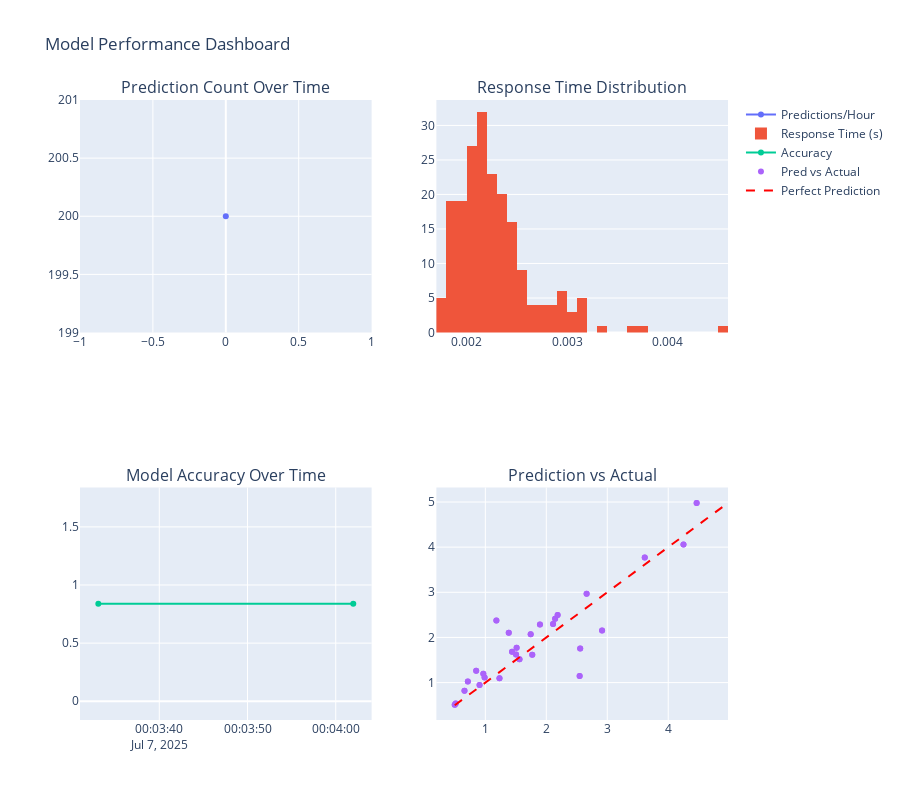
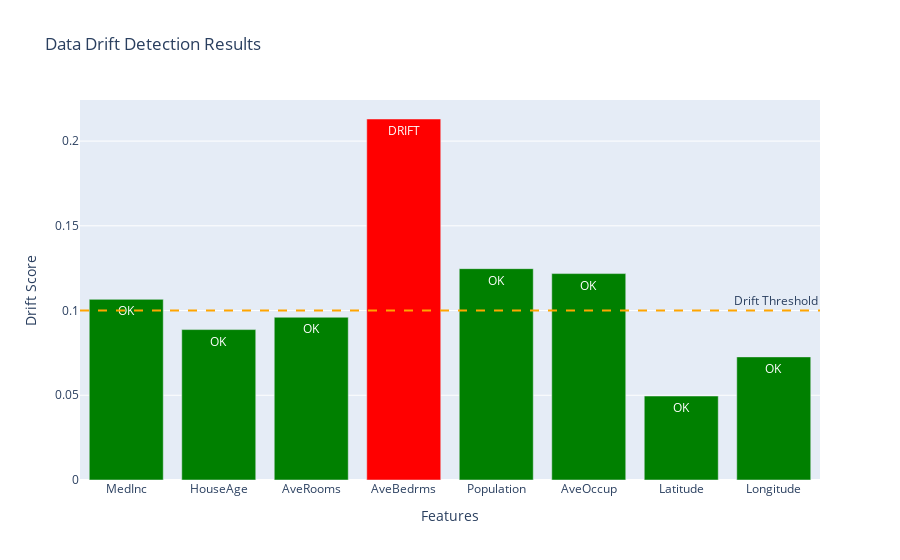
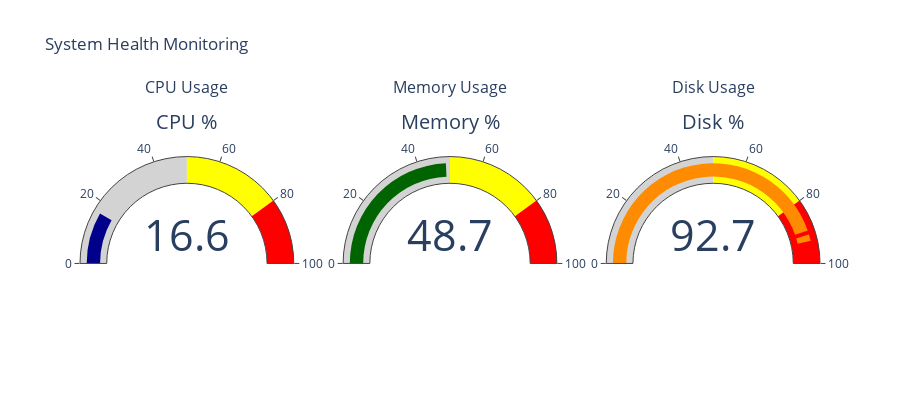

Notebook code for these charts, in order:
### Code cell
# 🚀 Comprehensive Model Monitoring Demo

print("🚀 Model Monitoring Demo Başlıyor...")
print("=" * 60)

# 1. Model hazırlama ve eğitme
print("\n📊 1. Model Hazırlama ve Eğitme")
print("-" * 30)

# Model eğit
model = RandomForestRegressor(n_estimators=100, random_state=42)
model.fit(X_train, y_train)

# Test performansı
y_pred = model.predict(X_test)
baseline_accuracy = r2_score(y_test, y_pred)
baseline_mse = mean_squared_error(y_test, y_pred)

print(f"✅ Model eğitildi!")
print(f"📈 Baseline R² Score: {baseline_accuracy:.4f}")
print(f"📈 Baseline MSE: {baseline_mse:.4f}")

# 2. Simulated Production Predictions
print("\n📊 2. Production Tahminleri Simülasyonu")
print("-" * 30)

# Simulated production data (biraz farklı dağılımla)
np.random.seed(123)
production_data = X_test + np.random.normal(0, 0.1, X_test.shape)  # Biraz noise ekle

# Production predictions
production_predictions = []
response_times = []

for i in range(100):  # 100 prediction simüle et
    start_time = time.time()
    
    # Tahmin yap
    sample_data = production_data[i:i+1]
    prediction = model.predict(sample_data)[0]
    
    # Response time hesapla
    response_time = time.time() - start_time
    response_times.append(response_time)
    
    # Bazen gerçek değerler de gelir (delayed feedback)
    actual_value = y_test[i] if np.random.random() > 0.7 else None
    
    # Log prediction
    monitor.log_prediction(
        model_version="v1.0",
        input_data=sample_data[0],
        prediction=prediction,
        actual_value=actual_value,
        response_time=response_time
    )
    
    production_predictions.append(prediction)

print(f"✅ {len(production_predictions)} production prediction logged!")
print(f"⏱️ Avg response time: {np.mean(response_times):.4f}s")

# 3. Model Performance Monitoring
print("\n📊 3. Model Performance Monitoring")
print("-" * 30)

# Current performance hesapla
current_predictions = np.array(production_predictions[:50])  # İlk 50 prediction
current_actuals = y_test[:50]
current_accuracy = r2_score(current_actuals, current_predictions)
current_mse = mean_squared_error(current_actuals, current_predictions)

print(f"📈 Current R² Score: {current_accuracy:.4f}")
print(f"📈 Current MSE: {current_mse:.4f}")

# Performance metrics'leri kaydet
monitor.log_metric("accuracy", current_accuracy, "v1.0")
monitor.log_metric("mse", current_mse, "v1.0")
monitor.log_metric("avg_response_time", np.mean(response_times), "v1.0")

# Performance degradation kontrolü
performance_alert = alerting_system.check_model_performance(
    current_accuracy, baseline_accuracy
)

if performance_alert:
    print("🚨 Performance degradation detected!")
else:
    print("✅ Model performance is stable!")

# 4. Data Drift Detection
print("\n📊 4. Data Drift Detection")
print("-" * 30)

# Drift detection yap
drift_results_ks = drift_detector.detect_drift_ks_test(production_data[:100])
drift_results_psi = drift_detector.detect_drift_psi(production_data[:100])

print("🔍 KS Test Results:")
drift_features = 0
for feature, result in drift_results_ks.items():
    status = "DRIFT" if result['is_drift'] else "OK"
    print(f"   {feature}: {status} (p-value: {result['p_value']:.4f})")
    if result['is_drift']:
        drift_features += 1

print(f"\n🔍 PSI Results:")
for feature, result in drift_results_psi.items():
    status = "DRIFT" if result['is_drift'] else "OK"
    print(f"   {feature}: {status} (PSI: {result['psi']:.4f})")

# Drift results'ları kaydet
drift_detector.log_drift_results(drift_results_ks, "v1.0", monitor)

# Drift alerts
drift_alerts = alerting_system.check_data_drift(drift_results_ks)
print(f"\n🚨 Drift alerts sent: {len(drift_alerts)}")

# 5. System Health Check
print("\n📊 5. System Health Check")
print("-" * 30)

health_summary = alerting_system.run_health_check()

# 6. Dashboard Creation
print("\n📊 6. Dashboard Creation")
print("-" * 30)

# Performance dashboard
print("📈 Creating performance dashboard...")
try:
    perf_dashboard = dashboard.create_performance_dashboard()
    print("✅ Performance dashboard created!")
except Exception as e:
    print(f"⚠️ Dashboard creation failed: {e}")

# Drift dashboard
print("📈 Creating drift dashboard...")
try:
    drift_dashboard = dashboard.create_drift_dashboard(drift_results_ks)
    print("✅ Drift dashboard created!")
except Exception as e:
    print(f"⚠️ Drift dashboard creation failed: {e}")

# System health dashboard
print("📈 Creating system health dashboard...")
try:
    health_dashboard = dashboard.create_system_health_dashboard()
    print("✅ System health dashboard created!")
except Exception as e:
    print(f"⚠️ System health dashboard creation failed: {e}")

# 7. Monitoring Report
print("\n📊 7. Monitoring Report")
print("-" * 30)

dashboard.generate_monitoring_report()

# 8. Drift Visualization
print("\n📊 8. Drift Visualization")
print("-" * 30)

print("📈 Creating drift visualizations...")
try:
    # İlk feature için drift görselleştirme
    drift_detector.visualize_drift(production_data[:100], feature_idx=0)
    print("✅ Drift visualization created!")
except Exception as e:
    print(f"⚠️ Drift visualization failed: {e}")

print("\n" + "=" * 60)
print("🎉 Model Monitoring Demo Tamamlandı!")
print("=" * 60)

# Final summary
print(f"\n📊 FINAL SUMMARY:")
print(f"   • Model Predictions: {len(production_predictions)}")
print(f"   • Baseline Accuracy: {baseline_accuracy:.4f}")
print(f"   • Current Accuracy: {current_accuracy:.4f}")
print(f"   • Features with Drift: {drift_features}")
print(f"   • Total Alerts: {health_summary['total_alerts']}")
print(f"   • High Severity Alerts: {health_summary['high_severity']}")
print(f"   • System Status: {'🟢 HEALTHY' if health_summary['high_severity'] == 0 else '🔴 NEEDS ATTENTION'}")

### Figure 1 — Plotly figure (JSON) as saved in the notebook; plotly's stock layout.template omitted (floating-point values rounded to 4 significant figures; data arrays with more than 128 entries replaced by an {"elided": "..."} marker saying what was removed)
{"data": [{"mode": "lines+markers", "name": "Predictions/Hour", "type": "scatter", "x": [0], "xaxis": "x", "y": [200], "yaxis": "y"}, {"name": "Response Time (s)", "type": "histogram", "x": {"elided": "200 float values"}, "xaxis": "x2", "yaxis": "y2"}, {"mode": "lines+markers", "name": "Accuracy", "type": "scatter", "x": ["2025-07-07T00:04:01.986815", "2025-07-07T00:03:33.091168"], "xaxis": "x3", "y": [0.8388, 0.8388], "yaxis": "y3"}, {"mode": "markers", "name": "Pred vs Actual", "type": "scatter", "x": [1.77, 0.85, 0.498, 2.661, 0.967, 0.658, 1.181, 1.438, 1.896, 1.744, 2.547, 0.988, 2.145, 2.556, 2.111, 2.915, 0.713, 0.905, 1.56, 1.504, 1.384, 3.615, 1.513, 0.514, 4.25, 1.232, 4.466, 2.186, 1.77, 0.85, 0.498, 2.661, 0.967, 0.658, 1.181, 1.438, 1.896, 1.744, 2.547, 0.988, 2.145, 2.556, 2.111, 2.915, 0.713, 0.905, 1.56, 1.504, 1.384, 3.615, 1.513, 0.514, 4.25, 1.232, 4.466, 2.186], "xaxis": "x4", "y": [1.616, 1.262, 0.5119, 2.969, 1.194, 0.8213, 2.375, 1.684, 2.285, 2.068, 1.147, 1.113, 2.411, 1.756, 2.299, 2.151, 1.022, 0.9451, 1.518, 1.624, 2.101, 3.771, 1.77, 0.5345, 4.06, 1.095, 4.98, 2.496, 1.616, 1.262, 0.5119, 2.969, 1.194, 0.8213, 2.375, 1.684, 2.285, 2.068, 1.147, 1.113, 2.411, 1.756, 2.299, 2.151, 1.022, 0.9451, 1.518, 1.624, 2.101, 3.771, 1.77, 0.5345, 4.06, 1.095, 4.98, 2.496], "yaxis": "y4"}, {"line": {"color": "red", "dash": "dash"}, "mode": "lines", "name": "Perfect Prediction", "type": "scatter", "x": [0.498, 4.98], "xaxis": "x4", "y": [0.498, 4.98], "yaxis": "y4"}], "layout": {"annotations": [{"font": {"size": 16}, "showarrow": false, "text": "Prediction Count Over Time", "x": 0.225, "xanchor": "center", "xref": "paper", "y": 1, "yanchor": "bottom", "yref": "paper"}, {"font": {"size": 16}, "showarrow": false, "text": "Response Time Distribution", "x": 0.775, "xanchor": "center", "xref": "paper", "y": 1, "yanchor": "bottom", "yref": "paper"}, {"font": {"size": 16}, "showarrow": false, "text": "Model Accuracy Over Time", "x": 0.225, "xanchor": "center", "xref": "paper", "y": 0.375, "yanchor": "bottom", "yref": "paper"}, {"font": {"size": 16}, "showarrow": false, "text": "Prediction vs Actual", "x": 0.775, "xanchor": "center", "xref": "paper", "y": 0.375, "yanchor": "bottom", "yref": "paper"}], "height": 800, "title": {"text": "Model Performance Dashboard"}, "xaxis": {"anchor": "y", "domain": [0, 0.45]}, "xaxis2": {"anchor": "y2", "domain": [0.55, 1]}, "xaxis3": {"anchor": "y3", "domain": [0, 0.45]}, "xaxis4": {"anchor": "y4", "domain": [0.55, 1]}, "yaxis": {"anchor": "x", "domain": [0.625, 1]}, "yaxis2": {"anchor": "x2", "domain": [0.625, 1]}, "yaxis3": {"anchor": "x3", "domain": [0, 0.375]}, "yaxis4": {"anchor": "x4", "domain": [0, 0.375]}}}

### Figure 2 — Plotly figure (JSON) as saved in the notebook; plotly's stock layout.template omitted (floating-point values rounded to 4 significant figures)
{"data": [{"marker": {"color": ["green", "green", "green", "red", "green", "green", "green", "green"]}, "name": "Drift Score", "text": ["OK", "OK", "OK", "DRIFT", "OK", "OK", "OK", "OK"], "textposition": "auto", "type": "bar", "x": ["MedInc", "HouseAge", "AveRooms", "AveBedrms", "Population", "AveOccup", "Latitude", "Longitude"], "y": [0.1066, 0.08876, 0.09605, 0.213, 0.1247, 0.1218, 0.04955, 0.07266]}], "layout": {"annotations": [{"showarrow": false, "text": "Drift Threshold", "x": 1, "xanchor": "right", "xref": "x domain", "y": 0.1, "yanchor": "bottom", "yref": "y"}], "shapes": [{"line": {"color": "orange", "dash": "dash"}, "type": "line", "x0": 0, "x1": 1, "xref": "x domain", "y0": 0.1, "y1": 0.1, "yref": "y"}], "showlegend": false, "title": {"text": "Data Drift Detection Results"}, "xaxis": {"title": {"text": "Features"}}, "yaxis": {"title": {"text": "Drift Score"}}}}

### Figure 3 — Plotly figure (JSON) as saved in the notebook; plotly's stock layout.template omitted (floating-point values rounded to 4 significant figures)
{"data": [{"domain": {"x": [0, 0.2889], "y": [0, 1]}, "gauge": {"axis": {"range": [null, 100]}, "bar": {"color": "darkblue"}, "steps": [{"color": "lightgray", "range": [0, 50]}, {"color": "yellow", "range": [50, 80]}, {"color": "red", "range": [80, 100]}], "threshold": {"line": {"color": "red", "width": 4}, "thickness": 0.75, "value": 90}}, "mode": "gauge+number", "title": {"text": "CPU %"}, "type": "indicator", "value": 16.6}, {"domain": {"x": [0.3556, 0.6444], "y": [0, 1]}, "gauge": {"axis": {"range": [null, 100]}, "bar": {"color": "darkgreen"}, "steps": [{"color": "lightgray", "range": [0, 50]}, {"color": "yellow", "range": [50, 80]}, {"color": "red", "range": [80, 100]}], "threshold": {"line": {"color": "red", "width": 4}, "thickness": 0.75, "value": 90}}, "mode": "gauge+number", "title": {"text": "Memory %"}, "type": "indicator", "value": 48.7}, {"domain": {"x": [0.7111, 1], "y": [0, 1]}, "gauge": {"axis": {"range": [null, 100]}, "bar": {"color": "darkorange"}, "steps": [{"color": "lightgray", "range": [0, 50]}, {"color": "yellow", "range": [50, 80]}, {"color": "red", "range": [80, 100]}], "threshold": {"line": {"color": "red", "width": 4}, "thickness": 0.75, "value": 90}}, "mode": "gauge+number", "title": {"text": "Disk %"}, "type": "indicator", "value": 92.7}], "layout": {"annotations": [{"font": {"size": 16}, "showarrow": false, "text": "CPU Usage", "x": 0.1444, "xanchor": "center", "xref": "paper", "y": 1, "yanchor": "bottom", "yref": "paper"}, {"font": {"size": 16}, "showarrow": false, "text": "Memory Usage", "x": 0.5, "xanchor": "center", "xref": "paper", "y": 1, "yanchor": "bottom", "yref": "paper"}, {"font": {"size": 16}, "showarrow": false, "text": "Disk Usage", "x": 0.8556, "xanchor": "center", "xref": "paper", "y": 1, "yanchor": "bottom", "yref": "paper"}], "height": 400, "title": {"text": "System Health Monitoring"}}}
